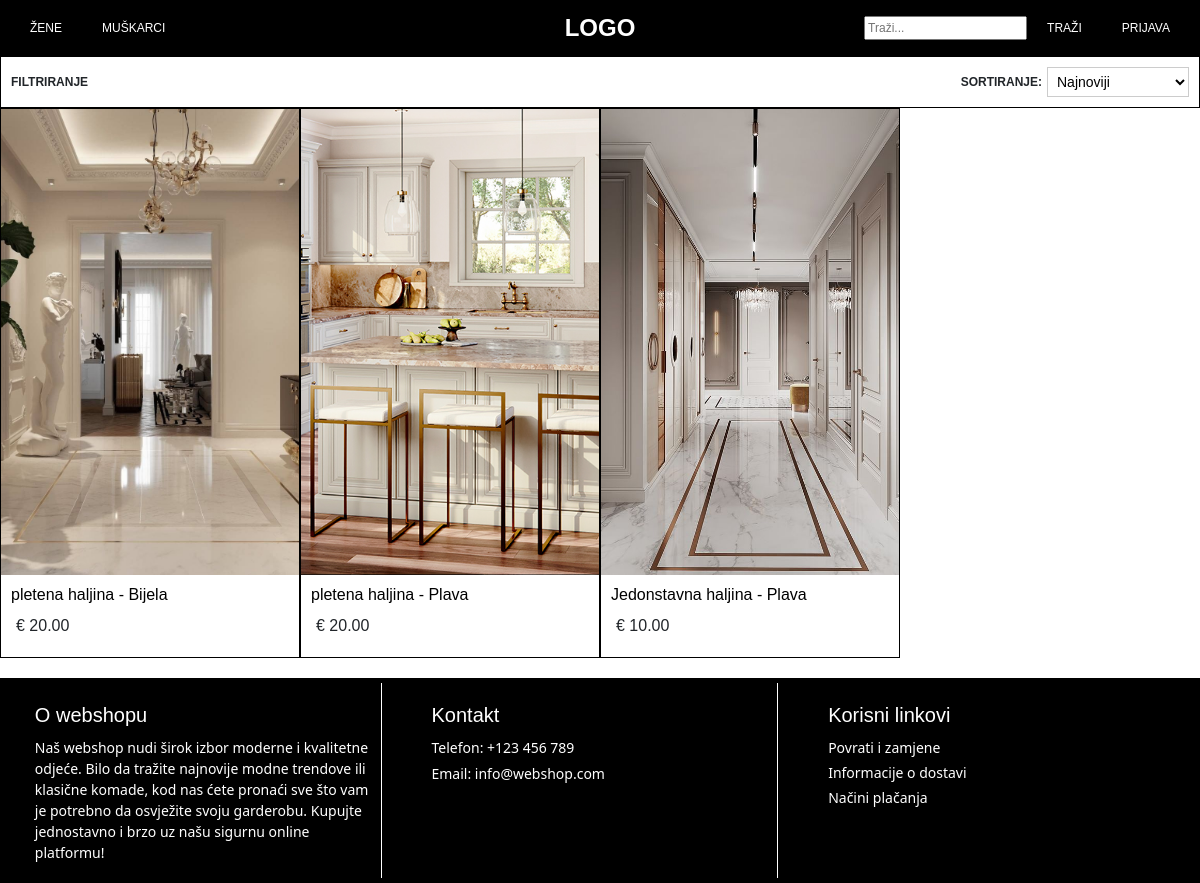
The page /webshop/search/ on the database its author committed.
### webshop/models.py (models this page shows, shortened)
class ProductVariation(models.Model):
    product = models.ForeignKey(Product, on_delete=models.CASCADE, related_name='variations')
    main_image = models.ImageField(upload_to='products/', blank=True, null=True)
    color = models.ForeignKey(Color, on_delete=models.CASCADE)
    sizes = models.ManyToManyField(Size, through='ProductVariationSize')

class Product(models.Model):
    category = models.ForeignKey(Category, on_delete=models.CASCADE)
    subcategory = models.ForeignKey(SubCategory, on_delete=models.CASCADE)
    name = models.CharField(max_length=255)
    slug = models.SlugField(unique=False, blank=True, null=True)
    price = models.DecimalField(max_digits=10, decimal_places=2)
    details = models.TextField()
    composition = models.TextField()
    origin = models.CharField(max_length=255)
    care_instructions = models.TextField()
    created_at = models.DateTimeField(default=timezone.now)
    reference_number = models.CharField(max_length=100, unique=False, default=uuid.uuid4, editable=False)

class Color(models.Model):
    name = models.CharField(max_length=100)

### webshop/views.py (the view, shortened to what this page needs)
# urls.py: path('search/', views.search_view, name='search'),
def search_view(request):
    query = request.GET.get('query', '')
    selected_colors = request.GET.getlist('color')
    selected_sizes = request.GET.getlist('size')
    selected_category = request.GET.get('category', '')
    selected_subcategory = request.GET.get('subcategory', '')
    sort = request.GET.get('sort', '')
    colors = Color.objects.all()
    sizes = Size.objects.all()
    categories = Category.objects.all()
    subcategories = SubCategory.objects.all()
    product_variations = ProductVariation.objects.all()
    if selected_sizes and all(size.isdigit() for size in selected_sizes):
        product_variations = product_variations.filter(variation_sizes__size__id__in=selected_sizes, variation_sizes__is_available=True).distinct()
    context = {
        'filtered_product_variations': product_variations,
        'colors': colors,
        'sizes': sizes,
        'categories': categories,
        'subcategories': subcategories,
        'selected_colors': selected_colors,
        'selected_sizes': selected_sizes,
        'selected_category': selected_category,
        'selected_subcategory': selected_subcategory,
        'query': query,
        'sort': sort,
    }
    return render(request, 'webshop/search.html', context)

### webshop/templates/webshop/search.html (shortened to what this page needs)
{% extends 'webshop/base.html' %}
{% load static %}
{% block extra_css %}
<link rel="stylesheet" href="{% static 'webshop/css/articles_display.css' %}">
{% endblock %}
{% block content %}
<div class="sticky-header2">
  <div class="filter-sorting-container">
    <div class="filter-dropdown">
      <h4>FILTRIRANJE</h4>
    </div>
    <div class="sorting">
      <h4>SORTIRANJE: </h4>
      <form method="GET" action="{% url 'webshop:search' %}">
        <select name="sort" onchange="this.form.submit()">
          <option value="newest" {% if sort == 'newest' %}selected{% endif %}>Najnoviji</option>
        </select>
      </form>
    </div>
  </div>
</div>
<div class="articles-container">
  {% if filtered_product_variations %}
    {% for variation in filtered_product_variations %}
      <div class="article">
        <div class="article-image-wrapper">
          <a href="{% url 'webshop:articles_details' variation.product.category.slug variation.product.subcategory.slug variation.product.slug variation.color.name %}">
            <img src="{{ variation.main_image.url }}" alt="{{ variation.product.name }}" class="main-image">
          </a>
        </div>
        <div class="article-info">
          <a href="{% url 'webshop:articles_details' variation.product.category.slug variation.product.subcategory.slug variation.product.slug variation.color.name %}">
            <h2>{{ variation.product.name }} - {{ variation.color.name }}</h2>
          </a>
          <p class="price">€ {{ variation.product.price }}</p>
        </div>
      </div>
    {% endfor %}
  {% else %}
    <p>Nema rezultata za vašu pretragu.</p>
  {% endif %}
</div>
{% endblock %}

### webshop/static/webshop/css/base.css (style rules this page uses)
body { font-family: Arial, sans-serif; margin: 0; padding: 0; height: 100%; background-color: white; display: flex; flex-direction: column; min-height: 100vh; }

### webshop/static/webshop/css/articles_display.css (style rules this page uses)
.sticky-header2 { position: sticky; left: 0; width: 100%; top: 56px; z-index: 1000; }
.filter-sorting-container { display: flex; justify-content: space-between; align-items: center; padding: 10px; background-color: white; border: 1px solid black; z-index: 1000; }
.filter-sorting-container h4 { font-size: 12px; font-weight: bold; margin: 0; }
.filter-dropdown { position: relative; display: inline-block; }
.filter-sorting-container select { font-size: 14px; padding: 5px; border: 1px solid #ccc; background-color: #fff; cursor: pointer; }
.filter-sorting-container option { font-size: 14px; padding: 5px; }
.sorting { display: flex; align-items: center; text-align: center; gap: 5px; }
.articles-container { display: flex; flex-wrap: wrap; margin-bottom: 20px; }
.article { width: 25%; height: 550px; border: 1px solid black; }
.article-image-wrapper { position: relative; height: 85%; overflow: hidden; }
.article-image-wrapper a img { position: relative; height: 100%; overflow: hidden; }
.main-image { width: 100%; object-fit: cover; }
.article-info h2 { padding: 10px; margin: 0; font-size: 16px; color: black; }
.article-info a { text-decoration: none; }
.article-info p { font-size: 16; margin-left: 15px; }

### rows shown on the page
ProductVariation: main_image (picture), product.name "pletena haljina", color.name "Bijela", product.price "20.00"
ProductVariation: main_image (picture), product.name "pletena haljina", color.name "Plava", product.price "20.00"
ProductVariation: main_image (picture), product.name "Jedonstavna haljina", color.name "Plava", product.price "10.00"
